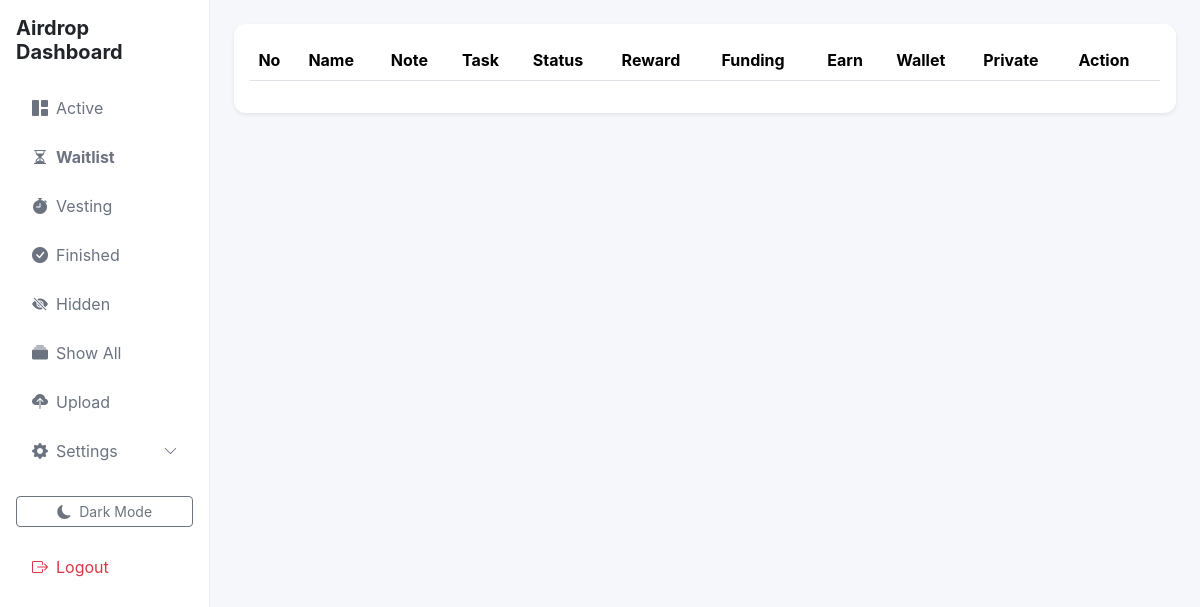
/admin/dashboard.php?status=waitlist (signed in), run on an earlier commit of the app's database.
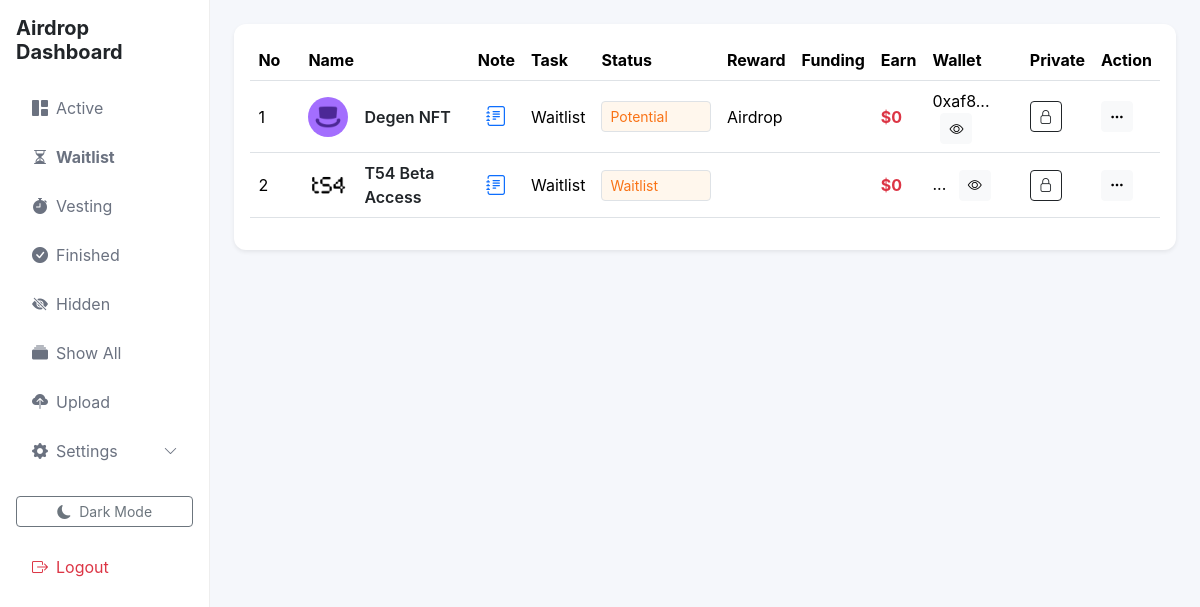
And on a later commit of the database.
### tables this page shows
CREATE TABLE `projects` (
  `id` int NOT NULL,
  `name` varchar(255) DEFAULT NULL,
  `project_link` text,
  `task_type` varchar(100) DEFAULT NULL,
  `update_status` varchar(100) DEFAULT NULL,
  `reward_type` varchar(100) DEFAULT NULL,
  `raise_amount` varchar(100) DEFAULT NULL,
  `wallet_address` text,
  `private_key` text,
  `logo` varchar(255) DEFAULT NULL,
  `status` enum('active','hidden','finished','vesting','waitlist') DEFAULT 'active',
  `created_at` timestamp NULL DEFAULT CURRENT_TIMESTAMP,
  `project_status` enum('active','waitlist','vesting','hidden','finished') DEFAULT 'active',
  `earn` decimal(10,2) DEFAULT '0.00'
);

### admin/dashboard.php (the view, shortened to what this page needs)
<?php
require '../config/database.php';
$status = $_GET['status'] ?? 'active';
if($status == 'all'){
    $stmt = $conn->prepare("SELECT * FROM projects ORDER BY id DESC");
    $stmt->execute();
} else {
    $stmt = $conn->prepare("SELECT * FROM projects WHERE status=? ORDER BY id DESC");
    $stmt->execute([$status]);
}
$projects = $stmt->fetchAll();
?>
<!DOCTYPE html>
<html data-bs-theme="light" id="htmlTheme">
<head>
<link href="https://cdn.jsdelivr.net/npm/bootstrap@5.3.2/dist/css/bootstrap.min.css" rel="stylesheet">
<link href="../assets/style.css" rel="stylesheet">
<link href="https://cdn.jsdelivr.net/npm/bootstrap-icons/font/bootstrap-icons.css" rel="stylesheet">
</head>
<body>
<div class="d-flex">
<?php include 'sidebar.php'; ?>
<div class="container-fluid p-4">
<div class="table-custom shadow-sm p-3">
<table class="table align-middle">
<thead>
<tr>
<th width="50">No</th>
<th>Name</th>
<th>Note</th>
<th>Task</th>
<th>Status</th>
<th>Reward</th>
<th>Funding</th>
<th>Earn</th>
<th>Wallet</th>
<th>Private</th>
<th>Action</th>
</tr>
</thead>
<tbody>
<?php $no = 1; ?>
<?php foreach($projects as $row): ?>
<tr>
<td><?= $no++ ?></td>
<td>
<div class="d-flex align-items-center gap-3">
<img src="../uploads/<?= $row['logo'] ?>" class="logo-circle">
<a href="<?= $row['project_link'] ?>" target="_blank" class="fw-semibold text-dark text-decoration-none">
<?= $row['name'] ?>
</a>
</div>
</td>
<td class="text-center">
    <a href="notes.php?id=<?= $row['id'] ?>"
       class="text-primary fs-5">
        <i class="bi bi-journal-text"></i>
    </a>
</td>
<td><?= $row['task_type'] ?></td>
<td>
<?php
$statuses = ["Potential","Confirmed","Reward Available","Finish","Hold","Waitlist","No Rewards"];
$currentClass = "status-potential";
?>
<select class="form-select form-select-sm update-status <?= $currentClass ?>"
        data-id="<?= $row['id'] ?>">
<?php foreach($statuses as $st): ?>
<option value="<?= $st ?>"
<?= $row['update_status']==$st?"selected":"" ?>>
<?= $st ?>
</option>
<?php endforeach; ?>
</select>
</td>
<td><?= $row['reward_type'] ?></td>
<td class="fw-bold text-success"><?= $row['raise_amount'] ?></td>
<?php
$earn = (float)$row['earn'];
$earnClass = "text-danger";
?>
<td class="fw-bold earn-cell <?= $earnClass ?>"
    data-id="<?= $row['id'] ?>"
    data-value="<?= $earn ?>">
    $<?= rtrim(rtrim(number_format($earn,2), '0'), '.') ?>
</td>
<td>
    <span id="wallet-<?= $row['id'] ?>">
        <?= substr($row['wallet_address'],0,5) ?>...
    </span>
    <button
        class="btn btn-sm btn-light ms-2"
        id="btn-wallet-<?= $row['id'] ?>"
        onclick="toggleWallet(<?= $row['id'] ?>, '<?= $row['wallet_address'] ?>')">
        <i class="bi bi-eye"></i>
    </button>
</td>
<td>
<button class="btn btn-sm btn-outline-dark"
onclick="showPrivate(<?= $row['id'] ?>)">
<i class="bi bi-lock"></i>
</button>
</td>
<td>
<div class="dropdown">
<button class="btn btn-light btn-sm" data-bs-toggle="dropdown">
<i class="bi bi-three-dots"></i>
</button>
</div>
</td>
</tr>
<?php endforeach; ?>
</tbody>
</table>
</div>
</div>
</div>
</body>
</html>

### admin/sidebar.php (shortened to what this page needs)
<?php $status = $_GET['status'] ?? 'active'; ?>
<div class="sidebar p-3">
    <h5 class="mb-4 fw-bold">Airdrop Dashboard</h5>
    <ul class="nav flex-column gap-1">
        <li class="nav-item">
            <a href="dashboard.php" class="nav-link d-flex align-items-center gap-2 ">
                <i class="bi bi-grid-1x2-fill"></i>
                Active
            </a>
        </li>
        <li class="nav-item">
            <a href="dashboard.php?status=waitlist" class="nav-link d-flex align-items-center gap-2 <?= $status=='waitlist'?'active fw-bold':'' ?>">
                <i class="bi bi-hourglass-split"></i>
                Waitlist
            </a>
        </li>
                <li class="nav-item">
            <a href="dashboard.php?status=vesting" class="nav-link d-flex align-items-center gap-2 <?= $status=='vesting'?'active fw-bold':'' ?>">
                <i class="bi bi-stopwatch-fill"></i>
                Vesting
            </a>
        </li>
        <li class="nav-item">
            <a href="dashboard.php?status=finished" class="nav-link d-flex align-items-center gap-2 <?= $status=='finished'?'active fw-bold':'' ?>">
                <i class="bi bi-check-circle-fill"></i>
                Finished
            </a>
        </li>
        <li class="nav-item">
            <a href="dashboard.php?status=hidden" class="nav-link d-flex align-items-center gap-2 <?= $status=='hidden'?'active fw-bold':'' ?>">
                <i class="bi bi-eye-slash-fill"></i>
                Hidden
            </a>
        </li>
        <li class="nav-item">
    <a href="dashboard.php?status=all"
       class="nav-link d-flex align-items-center gap-2 <?= $status=='all'?'active fw-bold':'' ?>">
        <i class="bi bi-collection-fill"></i>
        Show All
    </a>
</li>
        <li class="nav-item">
            <a href="add_project.php" class="nav-link d-flex align-items-center gap-2">
                <i class="bi bi-cloud-upload-fill"></i>
                Upload
            </a>
        </li>
<li class="nav-item">
    <a class="nav-link d-flex justify-content-between align-items-center"
       data-bs-toggle="collapse"
       href="#settingMenu"
       role="button">
        <span class="d-flex align-items-center gap-2">
            <i class="bi bi-gear-fill"></i>
            Settings
        </span>
        <i class="bi bi-chevron-down small"></i>
    </a>
</li>
<button class="btn btn-sm btn-outline-secondary mt-3 w-100" onclick="toggleTheme()">
    <i class="bi bi-moon-fill me-1"></i> Dark Mode
</button>
        <li class="nav-item mt-3">
            <a href="../auth/logout.php" class="nav-link d-flex align-items-center gap-2 text-danger">
                <i class="bi bi-box-arrow-right"></i>
                Logout
            </a>
        </li>
    </ul>
</div>

### assets/style.css (style rules this page uses)
body { background:#f5f7fb;font-family:Inter,sans-serif; }
.sidebar { width:250px;background:#fff;height:100vh;border-right:1px solid #eee; }
.sidebar .nav-link { color:#6b7280;border-radius:8px;margin-bottom:5px; }
.logo-circle { width:40px;height:40px;border-radius:50%;object-fit:cover; }
.status-potential { background:#fff7ed;color:#f97316; }
.table-custom { background:#fff; border-radius:12px; overflow:visible; }

What changed in the data, as far as the page shows it:
added projects: logo (picture), name "Degen NFT", task_type "Waitlist", update_status+id "Potential", reward_type "Airdrop", earn "0", wallet_address "0xaf8"
added projects: logo (picture), name "T54 Beta Access", task_type "Waitlist", update_status+id "Waitlist", earn "0"
